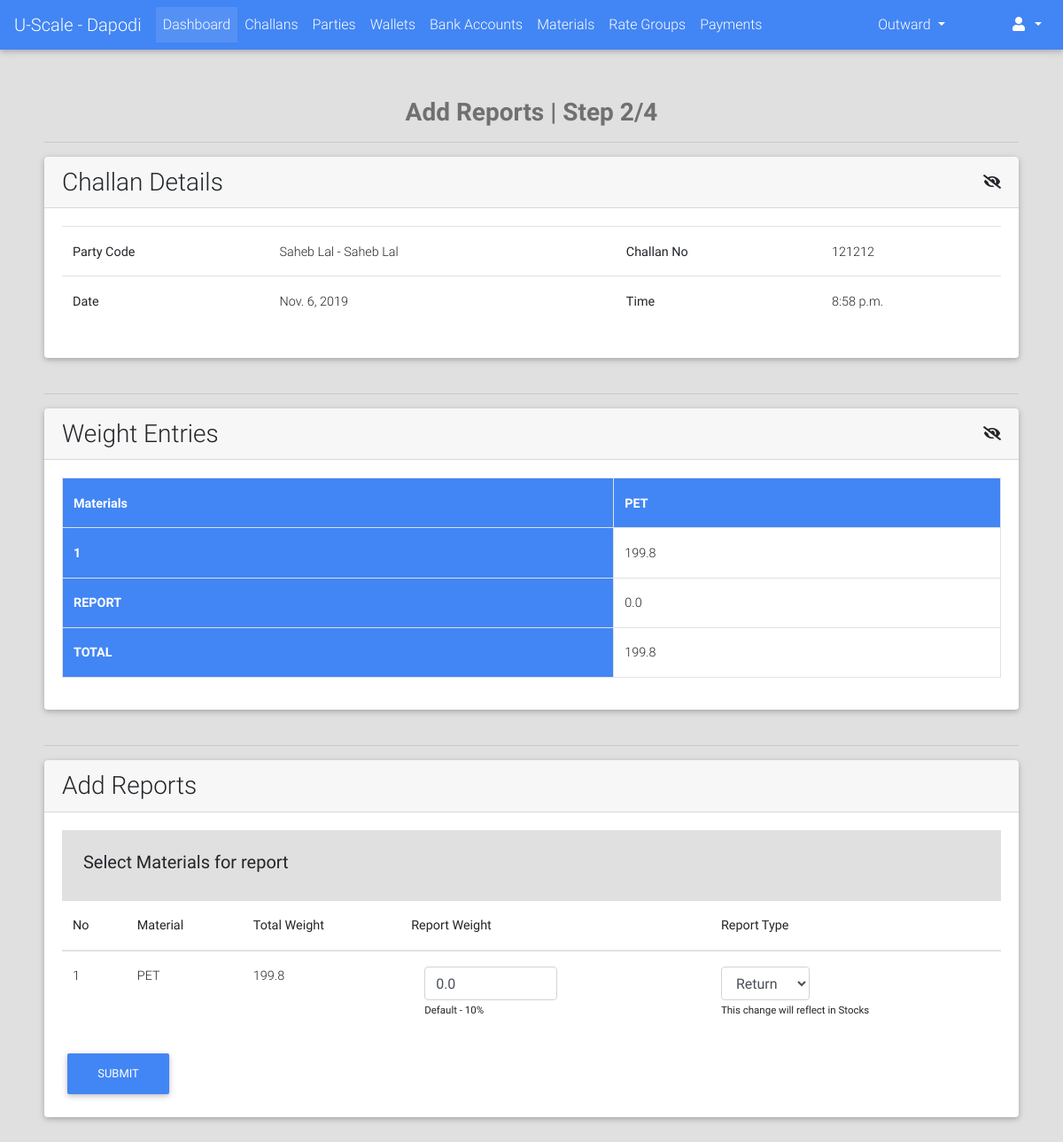
Page /challans/assign/reports/121212/ (signed in) on the committed database.
### challans/models.py (models this page shows, shortened)
class Challan(models.Model):
    STATUS_CHOICES = (("PN", "Pending"), ("DN", "Done"))
    created_by = models.ForeignKey(User, on_delete=models.PROTECT)
    party = models.ForeignKey("parties.Party", on_delete=models.CASCADE)
    challan_no = models.PositiveIntegerField(blank=True, null=True)
    vehicle_details = models.CharField(max_length=128, blank=True, null=True)
    weights_amount = models.DecimalField(max_digits=9, decimal_places=2, default=decimal.Decimal(0.00))
    extra_charges = models.DecimalField(verbose_name="Kata Charges", max_digits=9, decimal_places=2,
                                        default=decimal.Decimal(0.00), validators=[MinValueValidator(limit_value=0), MaxValueValidator(limit_value=100)])
    round_amount = models.DecimalField(max_digits=4, decimal_places=2, default=decimal.Decimal(0.00), validators=[MinValueValidator(limit_value=-10), MaxValueValidator(limit_value=10)])
    total_amount = models.DecimalField(max_digits=9, decimal_places=2, default=decimal.Decimal(0.00), validators=[MinValueValidator(limit_value=0)])
    image = models.ImageField(upload_to="payments/", blank=True, null=True)
    extra_info = models.TextField(blank=True)
    created_on = models.DateTimeField(auto_now_add=True, editable=True)
    updated_on = models.DateTimeField(auto_now=True, editable=True)
    is_entries_done = models.BooleanField(default=False)
    is_reports_done = models.BooleanField(default=False)
    is_rates_assigned = models.BooleanField(default=False)
    is_payed = models.BooleanField(default=False)
    status = models.CharField(max_length=2, choices=STATUS_CHOICES, default="PN")
    @property
    def get_assign_reports_url(self):
        return reverse_lazy("challans:assign_reports", kwargs={'challan_no': self.challan_no})

class Weight(models.Model):
    STATUS_CHOICES = (("PN", "Pending"), ("DN", "Done"))
    challan = models.ForeignKey("Challan", on_delete=models.CASCADE)
    material = models.ForeignKey("materials.Material", on_delete=models.CASCADE)
    total_weight = models.FloatField(validators=[MinValueValidator(0.00)], default=0.00)
    rate_per_unit = models.DecimalField(max_digits=5, decimal_places=2, null=True, blank=True)
    amount = models.DecimalField(max_digits=9, decimal_places=2, default=0.00)
    updated_on = models.DateTimeField(auto_now=True)
    stock_weight = models.FloatField(validators=[MinValueValidator(0.00)], default=0.00)
    status = models.CharField(max_length=2, choices=STATUS_CHOICES, default="PN")
    class Meta:
        unique_together = ("challan", "material")
    @property
    def get_report_weight_display(self):
        if hasattr(self, "reportweight"):
            return self.reportweight.weight_count
        else:
            return "-"

class ReportWeight(models.Model):
    REPORT_TYPE_CHOICES = (("RP", "Report"), ("RT", "Return"))
    STATUS_CHOICES = (("PN", "Pending"), ("DN", "Done"))
    weight = models.OneToOneField("Weight", on_delete=models.CASCADE)
    weight_count = models.FloatField(default=0.0)
    report_type = models.CharField(max_length=2, choices=REPORT_TYPE_CHOICES)
    status = models.CharField(max_length=2, choices=STATUS_CHOICES, default="PN")
    reported_on = models.DateTimeField(blank=True, null=True)
    updated_on = models.DateTimeField(auto_now=True)

### parties/models.py (models this page shows, shortened)
class Party(models.Model):
    RATE_TYPE_CHOICES = (("GR", "Group Rate"), ("IR", "Individual Rate"))
    rate_type = models.CharField(max_length=2, choices=RATE_TYPE_CHOICES)
    rate_group = models.ForeignKey("rates.RateGroup", on_delete=models.PROTECT, blank=True, null=True)
    name = models.CharField(max_length=128)
    party_code = models.CharField(max_length=32, blank=True)
    address = models.TextField(blank=True)
    phone = models.CharField(max_length=13)
    whatsapp = models.CharField(max_length=13, blank=True)
    email = models.EmailField(blank=True, null=True)
    extra_info = models.TextField(blank=True)
    is_wallet_party = models.BooleanField(default=False)
    is_active = models.BooleanField(default=True)
    @property
    def get_display_text(self):
        return self.name
    class Meta:
        verbose_name = "Party"
        verbose_name_plural = "Parties"

### materials/models.py (models this page shows, shortened)
class Material(models.Model):
    name = models.CharField(max_length=64)
    attribute = models.CharField(max_length=6, blank=True)
    material_code = models.CharField(max_length=12)
    extra_info = models.TextField(blank=True)
    has_report = models.BooleanField(default=False)
    merge_material = models.ForeignKey("self", related_name="merge_materials", on_delete=models.SET_NULL, blank=True, null=True)
    up_rate = models.FloatField(default=1.0, validators=[MinValueValidator(limit_value=0.1)])
    default_rate = models.FloatField(default=1.0, validators=[MinValueValidator(limit_value=0.1)])
    down_rate = models.FloatField(default=1.0, validators=[MinValueValidator(limit_value=0.1)])
    is_active = models.BooleanField(default=True)
    def __str__(self):
        return self.name
    @property
    def get_display_text(self):
        return self.name

### challans/views.py (the view)
# urls.py: url(r'^assign/reports/(?P<challan_no>[0-9a-zA-Z-]+)/$', views.assign_reports, name="assign_reports"),
@login_required
def assign_reports(request, challan_no):
    challan = get_object_or_404(Challan, challan_no=challan_no, is_entries_done=True)
    if request.method == "POST":
        report_inputs = [report_input for report_input in request.POST if "report_input" in report_input]
        for report_input in report_inputs:
            try:
                weight_id = report_input.split("__")[-1]
                report_type = request.POST["report_type__" + weight_id]
                weight = get_object_or_404(Weight, challan=challan, id=weight_id)
                weight_count = float(request.POST['report_input__' + weight_id])
                report_weight = ReportWeight.objects.get_or_create(weight=weight)[0]
                report_weight.weight_count = weight_count
                report_weight.report_type = report_type
                report_weight.reported_on = timezone.now()
                report_weight.save()
            except Exception as e:
                print(e)
                pass
        return redirect(challan.get_assign_rates_url)
    else:
        context = {"challan": challan}
        return render(request, "challans/assign_reports.html", context)

### portal/templates/challans/assign_reports.html (shortened to what this page needs)
{% extends "portal/base.html" %}
{% load crispy_forms_tags %}
{% block content %}
    <div class="container" style="padding: 50px 20px">
       <div class="heading" id="heading">
            <h3 class="text-black-50 font-weight-bold text-center">Add Reports | Step 2/4</h3>
            <hr>
        </div>
        <div class="card">
            <div class="card-header">
                <div class="row">
                    <div class="col-lg-6">
                        <h3 class="float-left m-auto">Challan Details</h3>
                    </div>
                    <div class="col-lg-6">
                        <i class="fa fa-eye-slash mt-2 float-right" id="challan_details_toggle"></i>
                    </div>
                </div>
            </div>
            <div class="card-body" id="challanDetails">
                <table class="table">
                    <tbody>
                        <tr>
                            <th>Party Code</th>
                            <td>{{ challan.party.name }} - {{ challan.party.get_display_text }}</td>
                            <th>Challan No</th>
                            <td>{{ challan.challan_no }}</td>
                        </tr>
                        <tr>
                            <th>Date</th>
                            <td>{{ challan.created_on.date }}</td>
                            <th>Time</th>
                            <td>{{ challan.created_on.time }}</td>
                        </tr>
                    </tbody>
                </table>
            </div>
        </div>
        <br><hr>
        {% if challan.weight_set.exists %}
            <div>
                <div class="card">
                    <div class="card-header">
                        <div class="row">
                            <div class="col-lg-6">
                                <h3 class="float-left m-auto">Weight Entries</h3>
                            </div>
                            <div class="col-lg-6">
                                <i class="fa fa-eye-slash mt-2 float-right" id="entries_toggle"></i>
                            </div>
                        </div>
                    </div>
                    <div class="card-body" id="entries">
                        <div class="table-responsive  text-nowrap">
                            <table class="table table-bordered table-hover">
                                <tbody id="tb">
                                </tbody>
                            </table>
                        </div>
                    </div>
                </div>
            <br>
            <hr>
            </div>
        {% endif %}
        <div>
            <div class="tempForm">
                <div class="card">
                    <div class="card-header">
                        <h3 class="m-auto">Add Reports</h3>
                    </div>
                    <div class="card-body">
                        <div class="card-content p-4 bg-light">
                            <h5>Select Materials for report</h5>
                        </div>
                        <form method="post" action="{{ challan.get_assign_reports_url }}">
                            <table class="table">
                                <thead>
                                    <th>No</th>
                                    <th>Material</th>
                                    <th>Total Weight</th>
                                    <th>Report Weight</th>
                                    <th>Report Type</th>
                                </thead>
                                {% for weight in challan.weight_set.all %}
                                    <tr id="weight_{{ weight.id }}" style="display: {% if weight.reportweight or weight.material.has_report %}{% else %}none{% endif %}">
                                        <td>{{ forloop.counter }}</td>
                                        <td>{{ weight.material }}</td>
                                        <td id="total_weight_{{ weight.id }}">{{ weight.total_weight }}</td>
                                        <td>
                                            <div class="col-lg-4">
                                                <input style="width: 150px" required value="{{ weight.reportweight.weight_count }}" min="0" id="report_input__{{ weight.id }}" name="report_input__{{ weight.id }}" type="number" step="0.01" class="form-control report_input">
                                                <small>Default - 10%</small>
                                            </div>
                                        </td>
                                        <td>
                                            <div class="">
                                                <select style="width: 100px"  class="form-control report_type" name="report_type__{{ weight.id }}" required>
                                                    <option class="type_return" {% if weight.material.has_report %}selected{% endif %} value="RT">Return</option>
                                                </select>
                                                <small>This change will reflect in Stocks</small>
                                            </div>
                                        </td>
                                    </tr>
                                {% endfor %}
                            </table>
                            <button class="btn btn-primary" type="submit">Submit</button>
                        </form>
                    </div>
                </div>
            </div>
        </div>
    </div>
{% endblock %}

### rows in the picture
Challan: party.name "Saheb Lal", party.get_display_text "Saheb Lal", challan_no "121212", created_on "Nov. 6, 2019", created_on.time "8:58 p.m."
Weight: material "PET", total_weight "199.8", reportweight.weight_count "0.0", material+id "Return"
